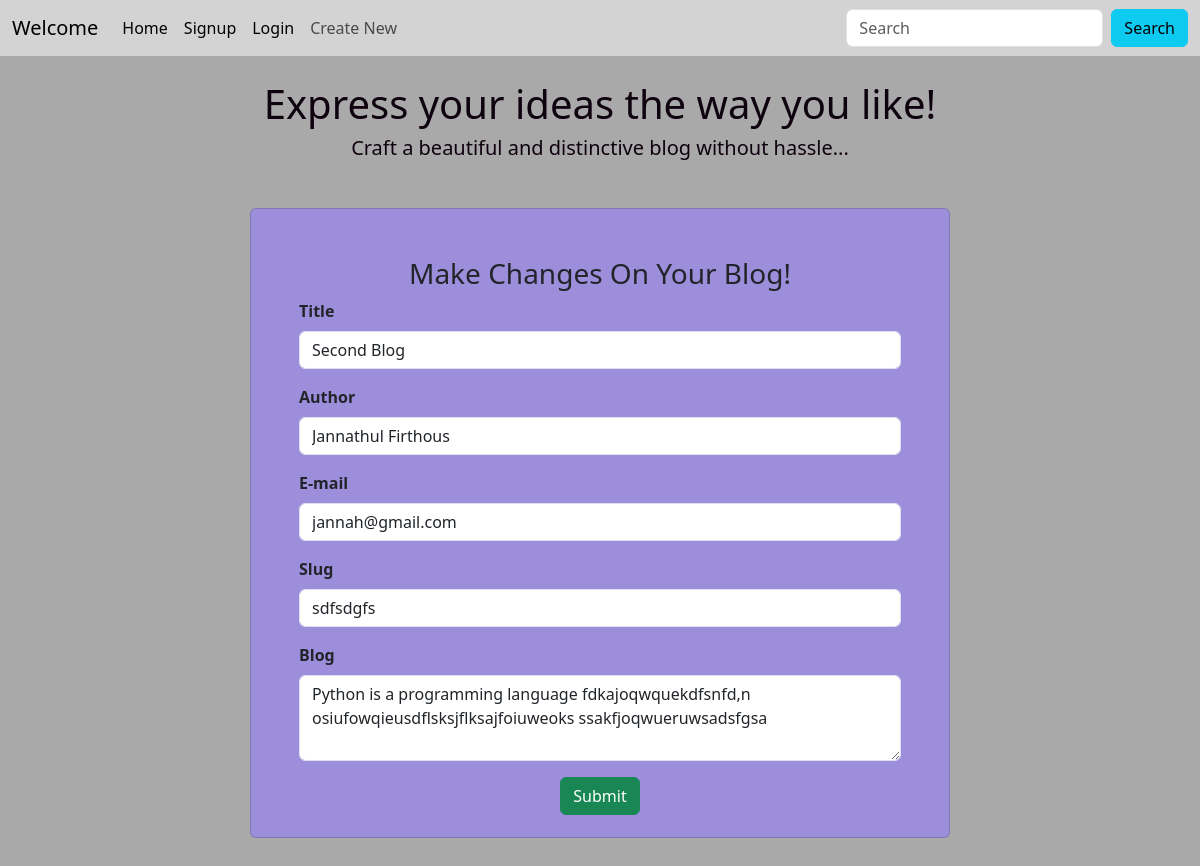
Screenshot of /edit/1 with the database file from the repository.
### models.py (models this page shows, shortened)
class Post(db.Model):
    id = db.Column(db.Integer, primary_key=True)
    Title = db.Column(db.String(500), nullable=False)
    Author = db.Column(db.String(100), nullable=False)
    Email = db.Column(db.String(500), nullable=False)
    Slug = db.Column(db.String(200), nullable=False)
    blog_post = db.Column(db.Text, nullable=False)
    created_at = db.Column(db.DateTime(timezone=True), server_default=func.now())

### app.py (the view, shortened to what this page needs)
@app.route('/edit/<int:id>', methods=['GET', 'POST'])
def edit(id):
    edit= Post.query.get_or_404(id)
    return render_template('edit.html', edit=edit)

### templates/edit.html
{% include "home.html" %}
<form action="{{url_for ('edit', id=edit.id)}}" method="POST">
<div class="container mt-5" style="padding-bottom: 50px;">
    <div class="card p-5" style="max-width: 700px; margin: auto; background-color: #9c8edb; height: 630px; ">
        <h3 class="card-title text-center">Make Changes On Your Blog!</h3>
        <form>
            <div class="mb-3 col-sm-20">
                <label for="title" class="form-label"><b>Title</b></label>
                <input type="text" class="form-control" id="title" placeholder="" name="title" value="{{ edit.Title }}">
            </div>
            <div class="mb-3 col-sm-20">
                <label for="author" class="form-label"><b>Author</b></label>
                <input type="text" class="form-control" id="author" placeholder="" name="author" value="{{ edit.Author }}">
            </div>
            <div class="mb-3 col-sm-20">
                <label for="email" class="form-label"><b>E-mail</b></label>
                <input type="email" class="form-control" id="email" placeholder="" name="email" value="{{ edit.Email }}">
            </div>
            <div class="mb-3 col-sm-20">
                <label for="slug" class="form-label"><b>Slug</b></label>
                <input type="text" class="form-control" id="slug" placeholder="" name="slug" value="{{ edit.Slug }}">
            </div>
            <div class="mb-3 col-sm-20">
                <label for="blog" class="form-label"><b>Blog</b></label>
                <textarea class="form-control" id="blog" rows="3" name="blog" value="">{{ edit.blog_post }}</textarea>
            </div>
            <div class="mb-3 text-center">
                <button type="submit" class="btn btn-success">Submit</button>
            </div>
        </form>
    </div>
</div>
</form>

### rows the page displays
Post: title "Second Blog", author "Jannathul Firthous", email "jannah@gmail.com", slug "sdfsdgfs", blog "Python is a programming language fdkajoqwquekdfsnfd,n osiufowqieusdflsksjflksajfoiuweoks ssakfjoqwueruwsadsfgsa"
